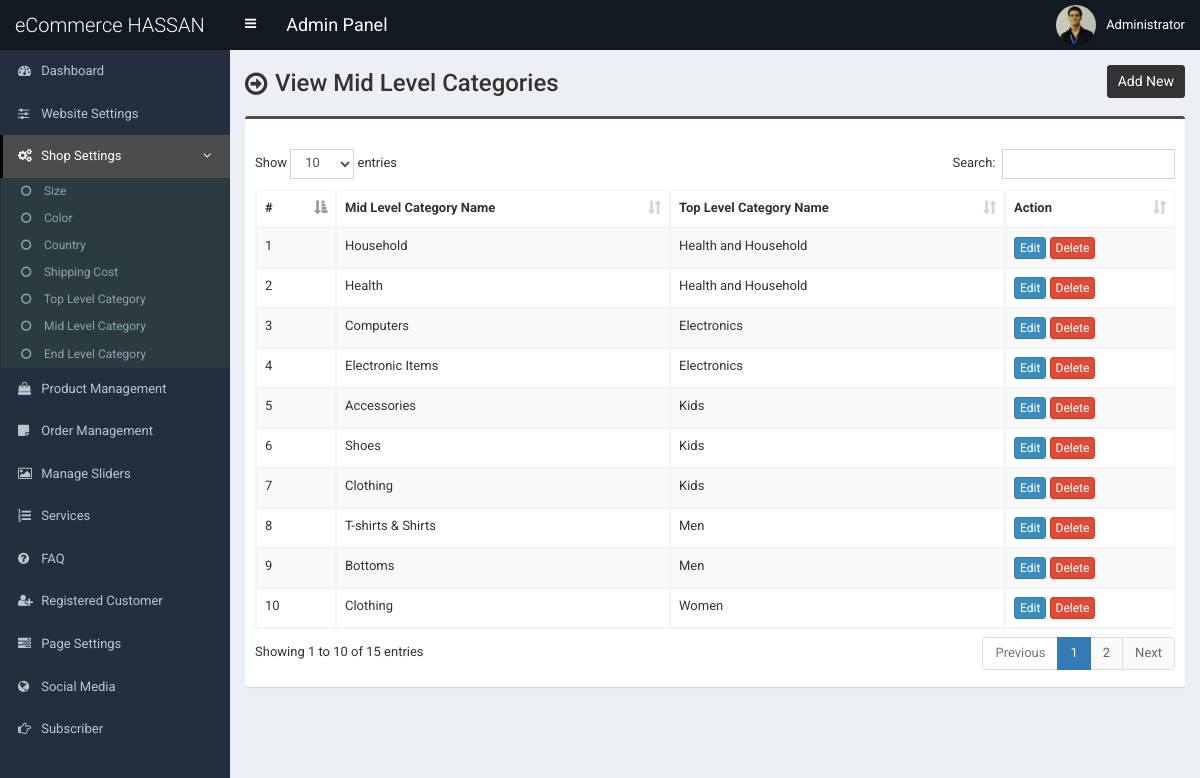
The page /admin/mid-category.php (signed in) on the database its author committed.
### tables this page shows
CREATE TABLE `tbl_mid_category` (
  `mcat_id` int(11) NOT NULL,
  `mcat_name` varchar(255) NOT NULL,
  `tcat_id` int(11) NOT NULL
);

CREATE TABLE `tbl_top_category` (
  `tcat_id` int(11) NOT NULL,
  `tcat_name` varchar(255) NOT NULL,
  `show_on_menu` int(1) NOT NULL
);

### admin/mid-category.php (the view, shortened to what this page needs)
<?php require_once('header.php'); ?>
<section class="content-header">
	<div class="content-header-left">
		<h1>View Mid Level Categories</h1>
	</div>
	<div class="content-header-right">
		<a href="mid-category-add.php" class="btn btn-primary btn-sm">Add New</a>
	</div>
</section>
<section class="content">
  <div class="row">
    <div class="col-md-12">
      <div class="box box-info">
        <div class="box-body table-responsive">
          <table id="example1" class="table table-bordered table-hover table-striped">
			<thead>
			    <tr>
			        <th>#</th>
			        <th>Mid Level Category Name</th>
                    <th>Top Level Category Name</th>
			        <th>Action</th>
			    </tr>
			</thead>
            <tbody>
            	<?php
            	$i=0;
            	$statement = $pdo->prepare("SELECT *
                                    FROM tbl_mid_category t1
                                    JOIN tbl_top_category t2
                                    ON t1.tcat_id = t2.tcat_id
                                    ORDER BY t1.mcat_id DESC");
            	$statement->execute();
            	$result = $statement->fetchAll(PDO::FETCH_ASSOC);
            	foreach ($result as $row) {
            		$i++;
            		?>
					<tr>
	                    <td><?php echo $i; ?></td>
	                    <td><?php echo $row['mcat_name']; ?></td>
                        <td><?php echo $row['tcat_name']; ?></td>
	                    <td>
	                        <a href="mid-category-edit.php?id=<?php echo $row['mcat_id']; ?>" class="btn btn-primary btn-xs">Edit</a>
	                        <a href="#" class="btn btn-danger btn-xs" data-href="mid-category-delete.php?id=<?php echo $row['mcat_id']; ?>" data-toggle="modal" data-target="#confirm-delete">Delete</a>
	                    </td>
	                </tr>
            		<?php
            	}
            	?>
            </tbody>
          </table>
        </div>
      </div>
</section>
<?php require_once('footer.php'); ?>

### admin/style.css (style rules this page uses)
body { font-size: 13px; font-family: "Roboto", sans-serif; }
.content-header > h1, .content-header .content-header-left h1 { font-family: "Roboto", sans-serif; }
.box-info { padding-top: 20px; }
.content-header { overflow: hidden; }
.content-header .content-header-left { float: left; padding-top: 5px; }
.content-header .content-header-right { float: right; }
.content-header .content-header-left h1 { margin-top: 0; margin-bottom: 0; padding-left: 30px; padding-bottom: 5px; font-size: 24px; position: relative; }
.content-header .content-header-left h1:before { position: absolute; top: 0; left: 0; font-family: "FontAwesome", sans-serif; font-size: 26px; content: "\f18e"; }
.content-header .content-header-right a { position: relative; font-size: 14px; }
.box.box-info { border-top-color: #4c4c4c; }
.content-header .content-header-right a { background-color: #333333; border-color: #333333; }

### rows shown on the page
tbl_mid_category: mcat_name "Household", tcat.tcat_name "Health and Household"
tbl_mid_category: mcat_name "Health", tcat.tcat_name "Health and Household"
tbl_mid_category: mcat_name "Computers", tcat.tcat_name "Electronics"
tbl_mid_category: mcat_name "Electronic Items", tcat.tcat_name "Electronics"
tbl_mid_category: mcat_name "Accessories", tcat.tcat_name "Kids"
tbl_mid_category: mcat_name "Shoes", tcat.tcat_name "Kids"
tbl_mid_category: mcat_name "Clothing", tcat.tcat_name "Kids"
tbl_mid_category: mcat_name "T-shirts & Shirts", tcat.tcat_name "Men"
tbl_mid_category: mcat_name "Bottoms", tcat.tcat_name "Men"
tbl_mid_category: mcat_name "Clothing", tcat.tcat_name "Women"

### other values the page prints
$_SESSION['user']['full_name'] "Administrator"
